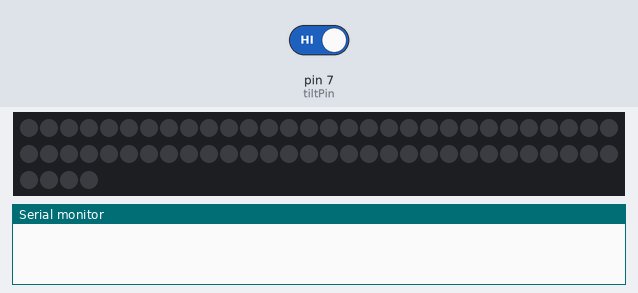
Simulated run of this sketch. Board: Arduino Uno, built with avr-gcc and run on an emulated ATmega328P. Parts: 64 RGB LEDs in strip order, left to right, continuing on the next row, the last lines printed to the serial monitor. The test bench sets the inputs (shaded band); at power-on: pin 7 (tiltPin) HIGH. Random numbers use the default seed unless the sketch sets one.

Above: at 2.2 s.
2.3 s: pin 7 (tiltPin) driven LOW
At 4.3 s:
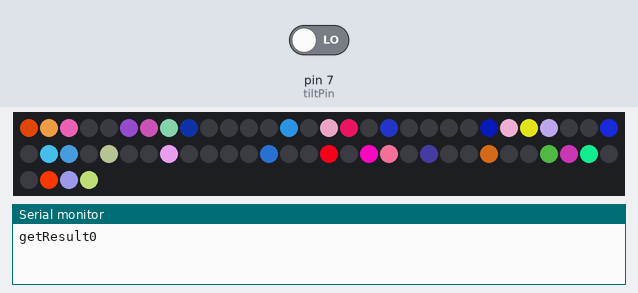
At 10.6 s:
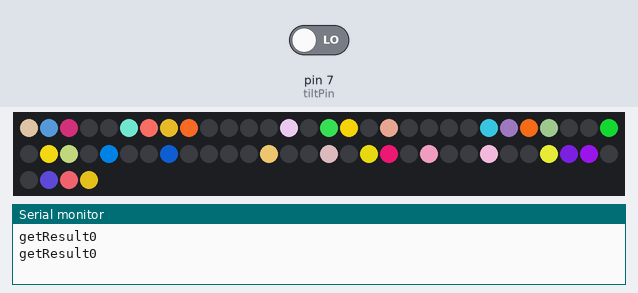
Timing chart, 0 to 12.1 s (numbered marks = the images above; inputs shaded):
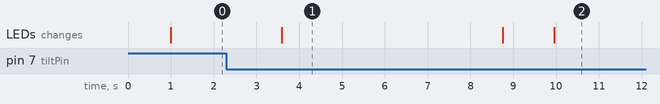

Measured:
- after the input at 2.3 s, the LEDs: change after 1.3 s (image 1)
- what the display in image 1 shows lasts 5.2 s, from 3.6 s to 8.8 s

The sketch:

Dice_Project_Arduino_FINAL.ino
```cpp
#include <Adafruit_NeoPixel.h>
#include <Adafruit_NeoMatrix.h>
#include <gamma.h>
#include <Adafruit_GFX.h>
#include <Adafruit_GrayOLED.h>
#include <Adafruit_SPITFT.h>
#include <Adafruit_SPITFT_Macros.h>
#include <gfxfont.h>
#include <SoftwareSerial.h> //for esp
#include <ArduinoJson.h>    //for esp

#ifdef __AVR__
#include <avr/power.h> // Required for 16 MHz Adafruit Trinket
#endif

// Which pin on the Arduino is connected to the NeoPixels?
#define PIN 6
// how many pixels in the matrix
#define NUMPIXELS 64
#define off 0, 0, 0

// Tilt's pin
const int tiltPin = 7;

// how many pixels, which pin to use to send signals.
Adafruit_NeoPixel pixels(NUMPIXELS, PIN, NEO_GRB + NEO_KHZ800);
// nodeMCU
SoftwareSerial statusNode(5, 3);
SoftwareSerial resultNode(12, 13);

int delayVal = 5000; // Delay in milliseconds between changing displayed number
int randNum;         // Variable to store the random number

// Define pixel arrays used to display numbers
int numDefault[] = {0, 1, 2, 5, 6, 7, 8, 10, 13, 15, 16, 18, 21, 23, 24, 25, 26, 29, 31, 32, 34, 37, 39, 40, 42, 45, 47, 48, 50, 53, 55, 56, 57, 58, 61, 62, 63};
int num1[] = {0, 1, 2, 7, 8, 13, 15, 16, 18, 23, 24, 29, 31, 32, 34, 39, 40, 45, 47, 48, 50, 55, 56, 61, 62, 63};
int num2[] = {0, 1, 2, 5, 6, 7, 10, 13, 15, 16, 18, 21, 24, 25, 26, 29, 31, 32, 34, 39, 40, 45, 47, 48, 50, 55, 56, 57, 58, 61, 62, 63};
int num3[] = {0, 1, 2, 5, 6, 7, 8, 13, 15, 16, 18, 23, 24, 25, 26, 29, 31, 32, 34, 39, 40, 45, 47, 48, 50, 55, 56, 57, 58, 61, 62, 63};
int num4[] = {0, 1, 2, 7, 8, 13, 15, 16, 18, 23, 24, 25, 26, 29, 31, 32, 34, 37, 39, 40, 42, 45, 47, 48, 50, 53, 55, 56, 58, 61, 62, 63};
int num5[] = {0, 1, 2, 5, 6, 7, 8, 13, 15, 16, 18, 23, 24, 25, 26, 29, 31, 32, 34, 37, 42, 45, 47, 48, 50, 53, 56, 57, 58, 61, 62, 63};
int num6[] = {0, 1, 2, 5, 6, 7, 8, 10, 13, 15, 16, 18, 21, 23, 24, 25, 26, 29, 31, 32, 34, 37, 42, 45, 47, 48, 50, 53, 56, 57, 58, 61, 62, 63};
int num7[] = {0, 1, 2, 7, 8, 13, 15, 16, 18, 23, 24, 29, 31, 32, 34, 39, 40, 45, 47, 48, 50, 55, 56, 58, 57, 61, 62, 63};
int num8[] = {0, 1, 2, 5, 6, 7, 8, 10, 13, 15, 16, 18, 21, 23, 24, 25, 26, 29, 31, 32, 34, 37, 39, 40, 42, 45, 47, 48, 50, 53, 55, 56, 57, 58, 61, 62, 63};
int num9[] = {0, 1, 2, 5, 6, 7, 8, 13, 15, 16, 18, 23, 24, 25, 26, 29, 31, 32, 34, 37, 39, 40, 42, 45, 47, 48, 50, 53, 55, 56, 57, 58, 61, 62, 63};
int num10[] = {2, 5, 6, 7, 8, 10, 13, 18, 21, 23, 24, 26, 29, 34, 37, 39, 40, 42, 45, 50, 53, 55, 56, 57, 58, 61};
int num11[] = {2, 7, 8, 13, 18, 23, 24, 29, 34, 39, 40, 45, 50, 55, 56, 61};
int num12[] = {2, 5, 6, 7, 10, 13, 18, 21, 24, 25, 26, 29, 34, 39, 40, 45, 50, 55, 56, 57, 58, 61};
int num13[] = {2, 5, 6, 7, 8, 13, 18, 23, 24, 25, 26, 29, 34, 39, 40, 45, 50, 55, 56, 57, 58, 61};
int num14[] = {2, 7, 8, 13, 18, 23, 24, 25, 26, 29, 34, 37, 39, 40, 42, 45, 50, 53, 55, 56, 58, 61};
int num15[] = {2, 5, 6, 7, 8, 13, 18, 23, 24, 25, 26, 29, 34, 37, 42, 45, 50, 53, 56, 57, 58, 61};
int num16[] = {2, 5, 6, 7, 8, 10, 13, 18, 21, 23, 24, 25, 26, 29, 34, 37, 42, 45, 50, 53, 56, 57, 58, 61};
int num17[] = {2, 7, 8, 13, 18, 23, 24, 29, 34, 39, 40, 45, 50, 55, 56, 58, 57, 61};
int num18[] = {2, 5, 6, 7, 8, 10, 13, 18, 21, 23, 24, 25, 26, 29, 34, 37, 39, 40, 42, 45, 50, 53, 55, 56, 57, 58, 61};
int num19[] = {2, 5, 6, 7, 8, 13, 18, 23, 24, 25, 26, 29, 34, 37, 39, 40, 42, 45, 50, 53, 55, 56, 57, 58, 61};
int num20[] = {0, 1, 2, 5, 6, 7, 8, 10, 15, 16, 21, 23, 24, 26, 29, 30, 31, 34, 37, 39, 40, 42, 45, 50, 53, 55, 56, 57, 58, 61, 62, 63};

// Define sizes of arrays used above
int pixelCountDefault = 38;
int pixelCount = 64;
bool showMatrix;

void setup()
{
  // NodeMCU setup
  Serial.begin(115200);
  statusNode.begin(115200);
  resultNode.begin(115200);
  delay(1000);
  //Serial.println("Program started");

  // Matrix setup
  pixels.begin();          // INITIALIZE NeoPixel strip object (REQUIRED)
  pinMode(tiltPin, INPUT); // INITIALIZE tilts pin
  pixels.show();
}
bool isNumberSend = false;
void sendNumberToNodeMCU(int num)
{
  StaticJsonBuffer<1000> jsonBuffer;
  JsonObject &data = jsonBuffer.createObject();

  // Serial.print("Result : ");
  // Serial.println(num);

  // Assign collected data to JSON Object
  data["status"] = num;//0 = wait; -1 = get;

  // Send data to NodeMCU
  data.printTo(statusNode);
  jsonBuffer.clear();
  isNumberSend = true;
}

int getResult(){
  StaticJsonBuffer<1000> jsonBuffer;
  JsonObject& data = jsonBuffer.parseObject(resultNode);

  if (data == JsonObject::invalid()) {
    jsonBuffer.clear();
  }

  int result = data["result"];
  Serial.print("getResult");
  Serial.println(result);
  return result;
}
void loop()
{
  // loop listening to the tilt's state
  int tiltSensorValue = digitalRead(tiltPin);
  delay(100);

  sendNumberToNodeMCU(0);
  while (tiltSensorValue == LOW && showMatrix == false)
  {
    showMatrix = true;
    sendNumberToNodeMCU(-1);
    getResult();
  }
  if(showMatrix == true){
    switch (5)
    {
    case 1:
      draw(num1, sizeof num1 / sizeof num1[0]);
      break;
    case 2:
      draw(num2, sizeof num2 / sizeof num2[0]);
      break;
    case 3:
      draw(num3, sizeof num3 / sizeof num3[0]);
      break;
    case 4:
      draw(num4, sizeof num4 / sizeof num4[0]);
      break;
    case 5:
      draw(num5, sizeof num5 / sizeof num5[0]);
      break;
    case 6:
      draw(num6, sizeof num6 / sizeof num6[0]);
      break;
    case 7:
      draw(num7, sizeof num7 / sizeof num7[0]);
      break;
    case 8:
      draw(num8, sizeof num8 / sizeof num8[0]);
      break;
    case 9:
      draw(num9, sizeof num9 / sizeof num9[0]);
      break;
    case 10:
      draw(num10, sizeof num10 / sizeof num10[0]);
      break;
    case 11:
      draw(num11, sizeof num11 / sizeof num11[0]);
      break;
    case 12:
      draw(num12, sizeof num12 / sizeof num12[0]);
      break;
    case 13:
      draw(num13, sizeof num13 / sizeof num13[0]);
      break;
    case 14:
      draw(num14, sizeof num14 / sizeof num14[0]);
      break;
    case 15:
      draw(num15, sizeof num15 / sizeof num15[0]);
      break;
    case 16:
      draw(num16, sizeof num16 / sizeof num16[0]);
      break;
    case 17:
      draw(num17, sizeof num17 / sizeof num17[0]);
      break;
    case 18:
      draw(num18, sizeof num18 / sizeof num18[0]);
      break;
    case 19:
      draw(num19, sizeof num19 / sizeof num19[0]);
      break;
    case 20:
      draw(num20, sizeof num20 / sizeof num20[0]);
      break;
    }
  }

  else
  {
    for (int i = 0; i < NUMPIXELS; i++)
    {
      pixels.setPixelColor(i, pixels.Color(off));
      pixels.show();
    }
  }
  showMatrix = false;
}

void draw(int tab[], int num)
{

  for (int i = 0; i < num; i++)
  {
    pixels.setPixelColor(tab[i], random(0,255), random(0,200), random(0,200));
    pixels.show();
  }
  delay(delayVal);
  for (int i = 0; i < NUMPIXELS; i++)
  {
    pixels.setPixelColor(i, pixels.Color(off));
    pixels.show();
  }
}

void wipe()
{
  for (int i = 0; i < NUMPIXELS; i++)
  {
    pixels.setPixelColor(i, pixels.Color(0, 0, 0));
  }
}
```
